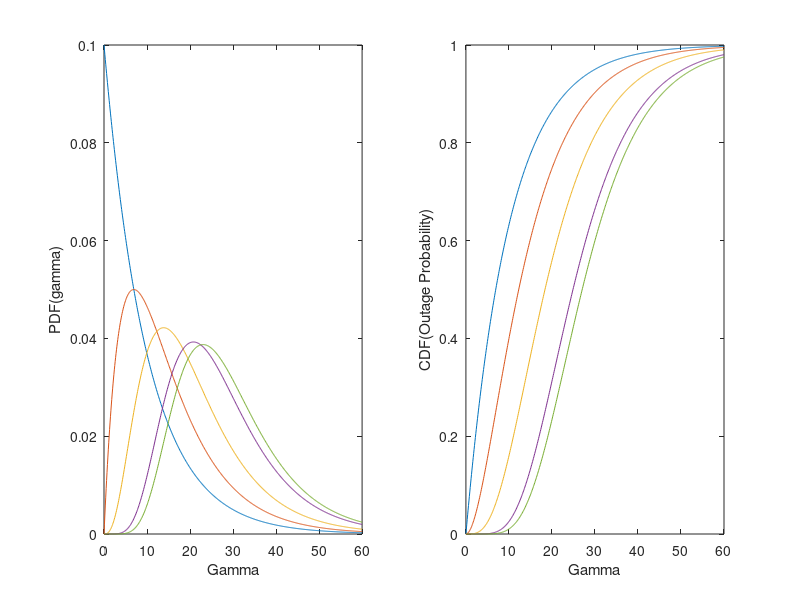

Recreate this plot in MATLAB.
gammaavg=10;
gamma=0:.1:60;
M=[1 2 4 8 10];
for i=1:5
    pdf(i,:)=(M(i)/gammaavg)*((1-exp(-gamma/gammaavg)).^(M(i)-1)).*(exp(-gamma/gammaavg));
end
subplot(1,2,1);
for i =1:5
    plot(gamma,pdf(i,:))
    hold on
end
xlabel('Gamma');
ylabel('PDF(gamma)');
%% cdf
for i=1:5
    cdf(i,:)=(1-exp(-gamma/gammaavg)).^(M(i));
end
subplot(1,2,2);
for i =1:5
    plot(gamma,cdf(i,:))
    hold on
 end
xlabel('Gamma');
ylabel('CDF(Outage Probability)');
